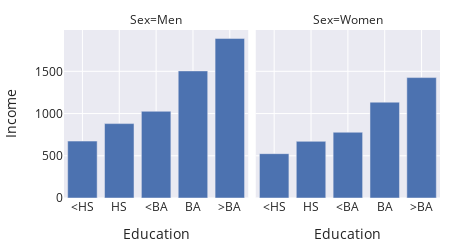

Notebook code cell kept with this figure:
### Markdown cell above
**Emphasize the Important Difference.**
Whenever we make a plot, we should ask: does the plot make the important
difference clear? 
As a rule of thumb, it's easier for readers to see differences when
they are aligned vertically or horizontally in a plot.
Let's look at an example.

*Example: Weekly Earnings for Men and Women in 2020.*
The US Bureau of Labor Statistics publishes data on income.
We've taken the median weekly earnings for people over 25 and plotted them
below.
We've split the incomes by education level and sex.

### Code cell
labels = {'educ': 'Education', 'income': 'Income', 'gender':'Sex'}
fig = px.bar(earn, x='educ', y='income', facet_col='gender',
             labels=labels,
             width=450, height=250)
margin(fig, t=30)

### Figure 1 — Plotly figure (JSON) as saved in the notebook; plotly's stock layout.template omitted (floating-point values rounded to 4 significant figures)
{"data": [{"alignmentgroup": "True", "hovertemplate": "Sex=Men<br>Education=%{x}<br>Income=%{y}<extra></extra>", "legendgroup": "", "marker": {"color": "rgb(76,114,176)", "pattern": {"shape": ""}}, "name": "", "offsetgroup": "", "orientation": "v", "showlegend": false, "textposition": "auto", "type": "bar", "x": ["<HS", "HS", "<BA", "BA", ">BA"], "xaxis": "x", "y": [674, 881, 1027, 1505, 1890], "yaxis": "y"}, {"alignmentgroup": "True", "hovertemplate": "Sex=Women<br>Education=%{x}<br>Income=%{y}<extra></extra>", "legendgroup": "", "marker": {"color": "rgb(76,114,176)", "pattern": {"shape": ""}}, "name": "", "offsetgroup": "", "orientation": "v", "showlegend": false, "textposition": "auto", "type": "bar", "x": ["<HS", "HS", "<BA", "BA", ">BA"], "xaxis": "x2", "y": [525, 671, 779, 1135, 1426], "yaxis": "y2"}], "layout": {"annotations": [{"font": {}, "showarrow": false, "text": "Sex=Men", "x": 0.245, "xanchor": "center", "xref": "paper", "y": 1, "yanchor": "bottom", "yref": "paper"}, {"font": {}, "showarrow": false, "text": "Sex=Women", "x": 0.755, "xanchor": "center", "xref": "paper", "y": 1, "yanchor": "bottom", "yref": "paper"}], "barmode": "relative", "height": 250, "legend": {"tracegroupgap": 0}, "margin": {"t": 30}, "width": 450, "xaxis": {"anchor": "y", "autorange": true, "domain": [0, 0.49], "range": [-0.5, 4.5], "title": {"text": "Education"}, "type": "category"}, "xaxis2": {"anchor": "y2", "autorange": true, "domain": [0.51, 1], "matches": "x", "range": [-0.5, 4.5], "title": {"text": "Education"}, "type": "category"}, "yaxis": {"anchor": "x", "autorange": true, "domain": [0, 1], "range": [0, 1989.0], "title": {"text": "Income"}, "type": "linear"}, "yaxis2": {"anchor": "x2", "autorange": true, "domain": [0, 1], "matches": "y", "range": [0, 1989.0], "showticklabels": false, "type": "linear"}}}
